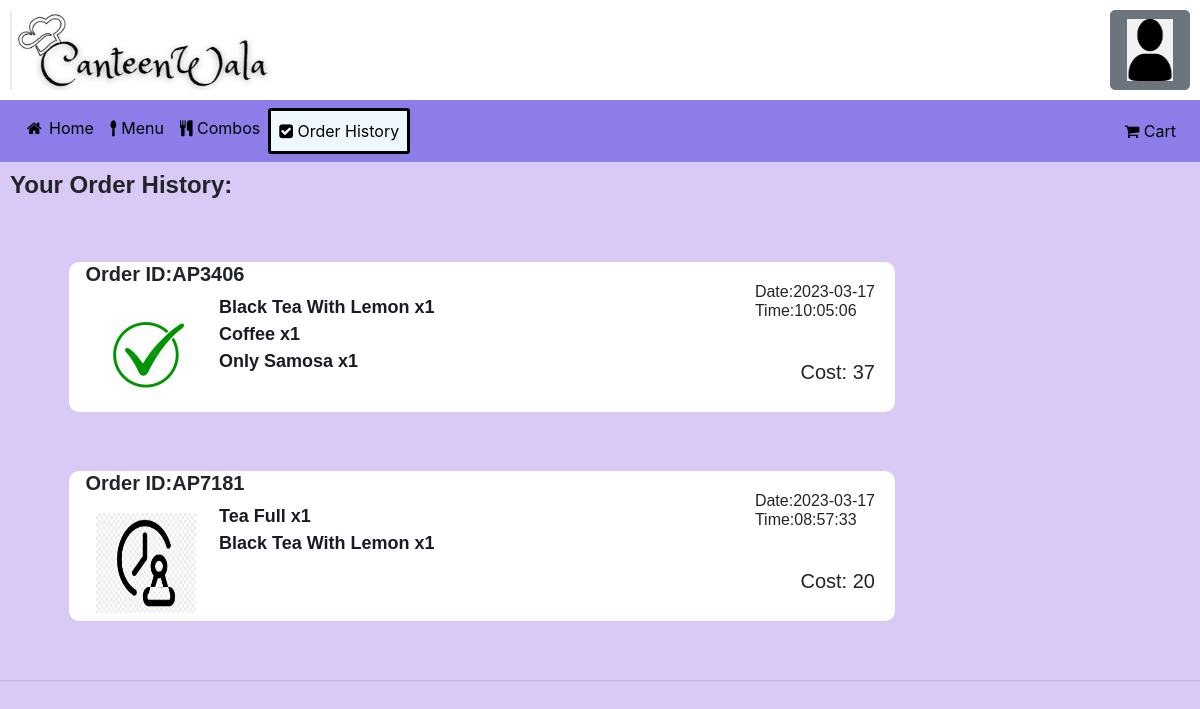
The page /OrderHistory.php (signed in) on the database its author committed.
### tables this page shows
CREATE TABLE `order_today` (
  `Order_id` varchar(45) NOT NULL,
  `food` varchar(5000) NOT NULL,
  `combo` varchar(5000) NOT NULL,
  `status` int(1) NOT NULL,
  `user_id` varchar(45) NOT NULL,
  `time` timestamp NOT NULL DEFAULT current_timestamp(),
  `cost` float NOT NULL
);

### OrderHistory.php (the view, shortened to what this page needs)
<?php require 'config.php' ?>
<html>
<head>
    <link rel="stylesheet" href="assets/css/OrderHistory.css">
    <link rel="stylesheet" href="assets\css\header.css">
    <link rel="stylesheet" href="https://cdn.jsdelivr.net/npm/bootstrap@4.6.1/dist/css/bootstrap.min.css">
    <link rel="stylesheet" href="path/to/font-awesome/css/font-awesome.min.css">
    <link rel="stylesheet" href="https://cdnjs.cloudflare.com/ajax/libs/font-awesome/4.7.0/css/font-awesome.min.css">
    <link rel="stylesheet" href="https://cdn.jsdelivr.net/npm/bootstrap@4.0.0/dist/css/bootstrap.min.css">
</head>
<body>
    <div class="header">
        <img class="logo" src="assets/img/logo.jpeg">
        <div class="dropdown">
            <input class="btn btn-secondary dropdown-toggle userbutton btn-lg" type="image" src="assets/img/user.png" id="dropdownMenuButton" data-bs-toggle="dropdown" aria-haspopup="true" aria-expanded="false">
        </div>
    </div>
    <nav class="navbar navbar-expand-sm navbar-custom ">
        <ul class="navbar-nav">
            <li class="nav-item">
                <a class="nav-link" href="Userhome.php"><i class="fa fa-fw fa-home" aria-hidden="true"></i>
                    Home</a>
            </li>
            <li class="nav-item">
                <a class="nav-link" href="menu.php"><i class="fa fa-spoon" aria-hidden="true"></i> Menu</a>
            </li>
            <li class="nav-item">
                <a class="nav-link" href="combos.php"><i class="fa fa-cutlery" aria-hidden="true"></i> Combos</a>
            </li>
            <li class="nav-item active">
                <a class="nav-link" href="OrderHistory.php"><i class="fa fa-check-square" aria-hidden="true"></i>
                    Order
                    History</a>
        </ul>
        <ul class="navbar-nav ml-auto">
            <li class="nav-item">
                <a class="nav-link" href="Cart.php"><i class="fa fa-shopping-cart" aria-hidden="true"></i> Cart</a>
            </li>
        </ul>
    </nav>
    <div class="orderlist">
        <div class="yourlist">
            Your Order History:
            <br>
            <?php
            if (!empty($_GET['uid'])) {
                $uid = $_GET['uid'];
                $_SESSION['uid']=$_GET['uid'];
            } else {
                $uid = $_SESSION['uid'];
            }
            $sql = "select * from order_today where `user_id`='" . $uid . "' order by `time` desc;";
            $result = mysqli_query($conn, $sql);
            while ($row = $result->fetch_assoc()) {
                $date = explode(' ', $row['time']);
                $food = unserialize($row['food']);
            ?>
                <div class="past-order">
                    <div class="Order-hist">
                        <h5><b>Order ID:<?php echo $row['Order_id']; ?></b></h5>
                        <div class="time-date">
                            <h6> Date:<?php echo $date[0]; ?><br>Time:<?php echo $date[1]; ?></h6>
                        </div>
                        <?php switch ($row['status']) {
                            case '0':
                                $path = "pending.jpg";
                                ?>
                                <?php
                                break;
                            case '2':
                                $path = 'completed.jpg';
                                break;
                        } ?>
                        <img src='./assets/img/<?php echo $path; ?>' alt="">
                        <div class="odetails">
                            <?php
                            if (!empty($food)) {
                                foreach ($food as $item => $itemQuantity) {
                                    echo $item . ' x' . $itemQuantity . '<br>';
                                }
                            }
                            ?>
                        </div>
                        <div class="cost">
                            <h5>Cost: <?php echo $row['cost']; ?></h5>
                        </div>
                    </div>
                </div>
            <?php }; ?>
        </div>
    </div>
    <hr>
</body>
</html>

### assets/css/OrderHistory.css (style rules this page uses)
.navbar-custom { background-color: #2C1DD670; }
.nav-link { color: #000; }
.nav-item.active { background-color: aliceblue; border-radius: 3px; border-style: solid; border-color: black; }
.yourlist { font-size: 24px; font-weight: bold; font-family: 'Gill Sans', 'Gill Sans MT', Calibri, 'Trebuchet MS', sans-serif; margin-left: 10px; margin-top: 5px; margin-right: 10px; }
.past-order { position: relative; height: 150px; width: 70%; margin: 5%; border-radius: 10px; border-color: #fff; background-color: #fff; }
.Order-hist { margin:2%; }
img { height: 100px; width: 100px; border-width: 2px; border-style: solid; margin: 10px; float: left; }
.time-date { position: absolute; right: 20px; top: 20px; }
.odetails { position: absolute; font-size: 18px; color: rgb(26, 27, 36); left: 150px; }
.cost { position: absolute; right: 20px; bottom: 20px; }

### assets/css/header.css (style rules this page uses)
body { background-color: rgb(217, 201, 245) !important; }
.header { height: 100px; background-color: #fff; }
.logo { margin-top: 10px; height: 80px; width: auto; float: left; }
.userbutton { height: 80px; width: 80px; margin-top: 10px; margin-right: 10px; float: right; border-radius: 20px; border-width: 2px; border-style: solid; }
.navbar-custom { background-color: #2C1DD670; }
.nav-link { color: #000 !important; }
.nav-item.active { background-color: aliceblue; border-radius: 3px; border-style: solid; border-color: black; }

### rows shown on the page
order_today: Order_id "AP3406", time "2023-03-17", time "10:05:06", shows a picture, item "Black Tea With Lemon", food "1", item "Coffee", item "Only Samosa", cost "37"
order_today: Order_id "AP7181", time "2023-03-17", time "08:57:33", shows a picture, item "Tea Full", food "1", item "Black Tea With Lemon", cost "20"
